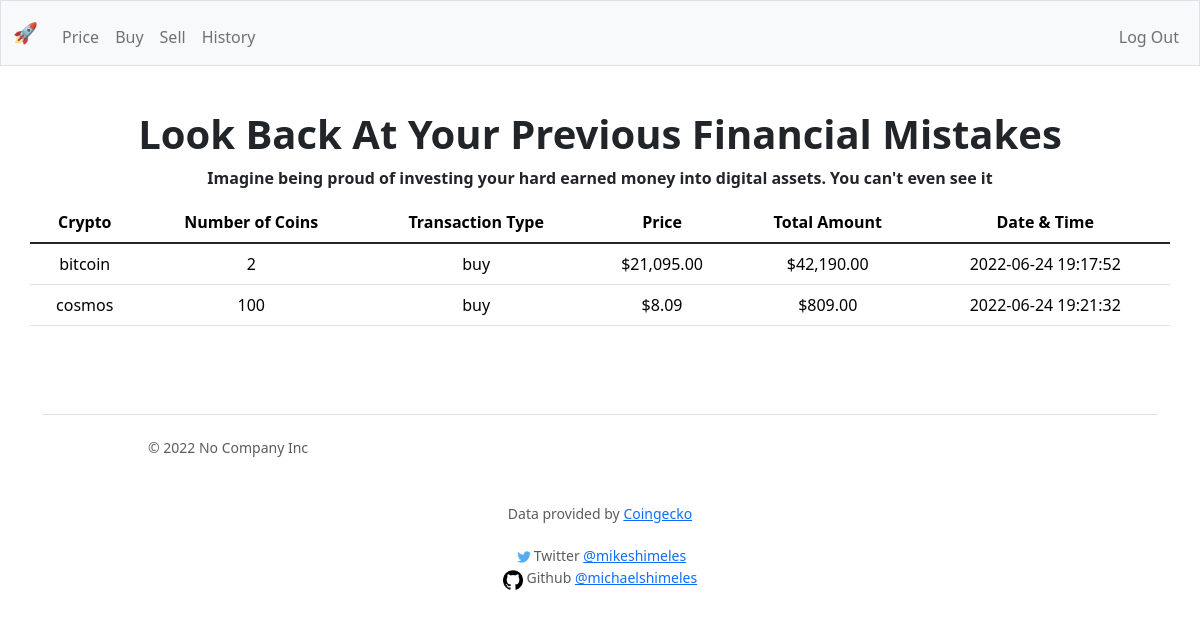
Screenshot of /history (signed in) with the database file from the repository.
### tables this page shows
CREATE TABLE crypto_txs
(primary_id INTEGER PRIMARY KEY AUTOINCREMENT NOT NULL,
user_id INTEGER NOT NULL,
tx_type TEXT NOT NULL,
crypto TEXT NOT NULL,
num_of_coins NUMERIC NOT NULL,
price_per_coin FLOAT NOT NULL,
total_amount_tx NUMERIC, timestamp DATETIME);

### app.py (the view)
@app.route("/history")
@login_required
def history():
    if request.method == "GET":
        txs = db.execute(
            "SELECT * FROM crypto_txs WHERE user_id = ?", session["user_id"])
        return render_template("history.html", txs=txs)

### app.py (called while the page is built)
@app.after_request
def after_request(response):
    response.headers["Cache-Control"] = "no-cache, no-store, must-revalidate"
    response.headers["Expires"] = 0
    response.headers["Pragma"] = "no-cache"
    return response

### helpers.py (called while the page is built)
def login_required(f):
    @wraps(f)
    def decorated_function(*args, **kwargs):
        if session.get("user_id") is None:
            return redirect("/login")
        return f(*args, **kwargs)
    return decorated_function

def usd(value):
    if value == None:
        return ""
    return f"${value:,.2f}"

### templates/history.html (shortened to what this page needs)
{% extends "layout.html" %}
{% block main %}
<h1 class="display-6 fw-bold lh-1 mb-3">Look Back At Your Previous Financial Mistakes</h1>
<p class="display-10 fw-bold lh-1 mb-3">Imagine being proud of investing your hard earned money into digital assets. You can't even see it</p>
<table class="table container">
    <thead>
        <tr>
            <th scope="col">Crypto</th>
            <th scope="col">Number of Coins</th>
            <th scope="col">Transaction Type</th>
            <th scope="col">Price</th>
            <th scope="col">Total Amount</th>
            <th scope="col">Date & Time</th>
        </tr>
    </thead>
    <tbody>
        {% for portfolio in txs %}
        <tr>
            <td>{{ portfolio.crypto }}</td>
            <td>{{ portfolio.num_of_coins }}</td>
            <td>{{ portfolio.tx_type }}</td>
            <td>{{ portfolio.price_per_coin | usd }}</td>
            <td>{{ portfolio.total_amount_tx | usd }}</td>
            <td>{{ portfolio.timestamp }}</td>
        </tr>
        {% endfor %}
    </tbody>
</table>
{% endblock %}

### rows the page displays
crypto_txs: crypto "bitcoin", num_of_coins "2", tx_type "buy", price_per_coin "$21,095.00", total_amount_tx "$42,190.00", timestamp "2022-06-24 19:17:52"
crypto_txs: crypto "cosmos", num_of_coins "100", tx_type "buy", price_per_coin "$8.09", total_amount_tx "$809.00", timestamp "2022-06-24 19:21:32"
